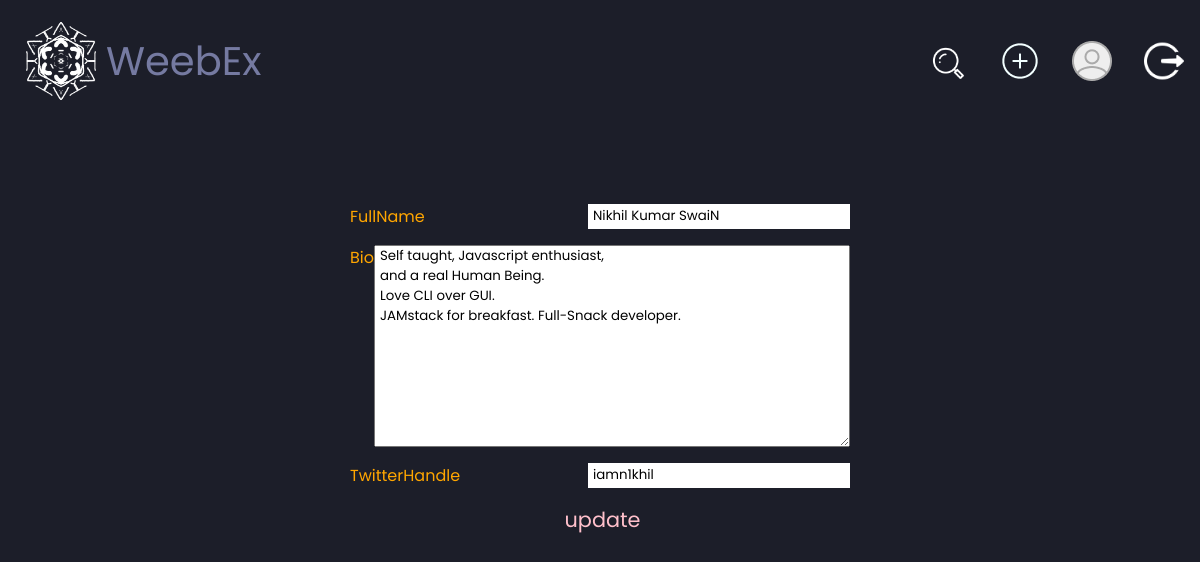
/2/edit (signed in), run on an earlier commit of the app's database.
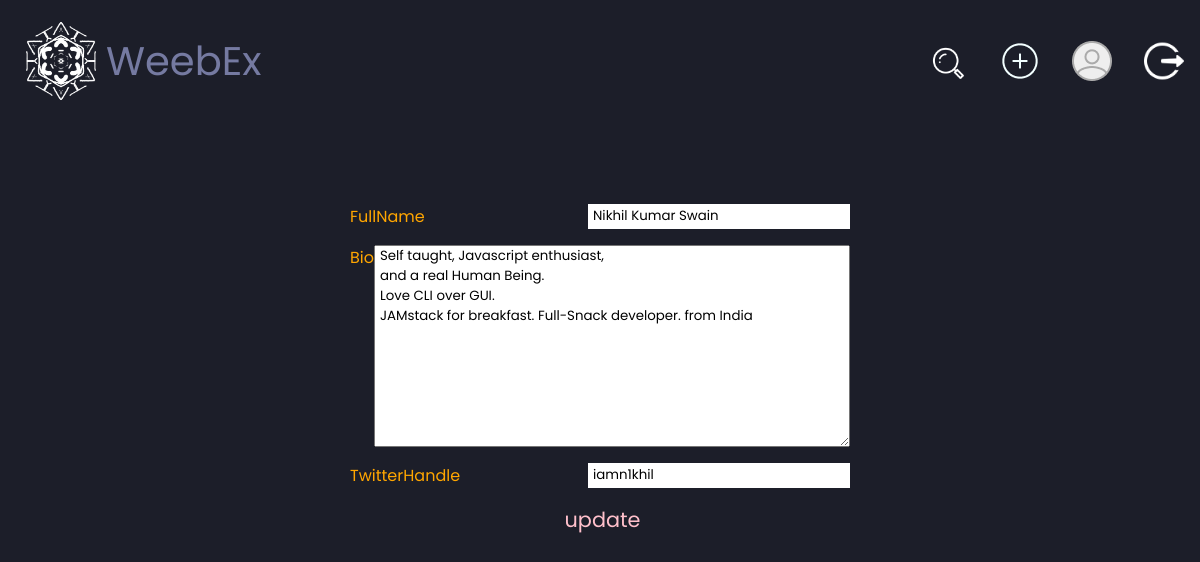
And on a later commit of the database.
### weeb/models.py (models this page shows, shortened)
class Profile(models.Model):
    user = models.OneToOneField(User, on_delete=models.CASCADE, primary_key=True)
    username = models.CharField(max_length=30, help_text='should only contains alphabetic or numeric character.')
    fullName = models.CharField(max_length=60, help_text='60 characters or less.')  # new
    bio = models.TextField(max_length=140, help_text='140 characters or less.', blank=True)  # new
    twitterHandle = models.CharField(max_length=40, help_text='40 characters or less.', blank=True)  # new
    joinedOn = models.DateTimeField(auto_now_add=True)

### weeb/views.py (the view)
# urls.py: path(r'<pk>/edit', views.ProfileEditView.as_view(), name='profileEdit'),
class ProfileEditView(LoginRequiredMixin, generic.UpdateView):
    login_url = 'login'
    model = Profile
    template_name = 'weeb/profile_form.html'
    fields = ['fullName', 'bio', 'twitterHandle']

### weeb/templates/weeb/profile_form.html (shortened to what this page needs)
{% extends 'weeb/base.html' %}
{% block content %}
    <form action="" method="post" enctype="multipart/form-data">
        {% for field in form %}
            <div>
                <span>{{ field.label }}</span>
                {{ field }}
            </div>
        {% endfor %}
        <div id="submit">
            <input type="submit" value="update">
        </div>
    </form>
{% endblock %}

### weeb/templates/weeb/base.html (shortened to what this page needs)
<!DOCTYPE html>
<html lang="en">
<head>
    {% load static %}
    <link rel="stylesheet" type="text/css" href="{% static 'weeb/style/base.css' %}">
    <link rel="stylesheet" type="text/css" href="{% static 'weeb/style/flash_messages.css' %}">
    {% block specific %}
        {% load static %}
    {% endblock %}
</head>
<body>
    <div class="container">
        <nav>
            <div id="logo">
                {% load static %}
                <a {% if user.is_authenticated %} href="{% url 'weeb:index' %}" {% else %} href="" {% endif %}><img src="{% static 'weeb/img/logo.png' %}" alt="logo"></a>
            </div>
            <div class="navBtn">
                {% if user.is_authenticated %}
                <div id="newPostBtn">
                    <a href="{% url 'weeb:search' %}"><img src="{% static 'weeb/img/search.png' %}" alt="new post"></a>
                </div>
                <div id="newPostBtn">
                    <a href="{% url 'weeb:uploadPost' %}"><img src="{% static 'weeb/img/new post.png' %}" alt="new post"></a>
                </div>
                <div id="profileBtn">
                    <a href="{% url 'weeb:profile' user %}"><img src="{% static 'weeb/img/avatar.png' %}" alt="avatar"></a>
                </div>
                <div id="logoutBtn">
                    <a href="{% url 'logout' %}"><img src="{% static 'weeb/img/logout.png' %}" alt="logOut"></a>
                </div>
                {% endif %}
            </div>
        </nav>
        <div class="content">
            {% block content %}
            {% endblock %}
        </div>
    </div>
    {% if messages %}
        {% for message in messages %}
                {% load static %}
        {% endfor %}
    {% endif %}
</body>
</html>

### weeb/static/weeb/style/base.css (style rules this page uses)
:root { --mainBg: #1C1E29; --secBg: #33354B; --Lblue: #01E1E1; --Red: #F06A8C; --greyTxt:#9096B4; --whiteTxt:#F2FFFF; --lPuple: #757AA1; --gold: #FFA600; --DEBUGbg: #D4EDDA; --DEBUGtxt: #52565A; --INFObg: #D1ECF1; --INFOtxt: #2C649F; --SUCCESSbg: #A4F6A7; --SUCCESStxt: #368741; --WARNINGbg: #FFF3CD; --WARNINGtxt: #856404; --ERRORbg: #F8D7DA; --ERRORtxt: #721C24; --postWidth: 500px; --postHeight: 400px; }
* { margin: 0; padding: 0; box-sizing: border-box; color: var(--whiteTxt); font-family: 'Poppins', sans-serif; text-decoration: none; scroll-behavior: smooth; list-style: none }
body { height: 100vh; background-color: var(--mainBg); }
span { color: var(--gold); }
input, input:active, input::selection, input:focus, textarea:focus, select:focus { outline: none; border: none; }
.container { min-height: 100vh; }
nav { padding: 1em; display: flex; justify-content: space-between; align-items: center; }
#logo { width: 90px; }
#logo img { width: 100%; }
#logo::after { content: 'WeebEx'; color: var(--lPuple); font-size: 2.5em; position: absolute; transform: translate(0%, 25%); }
.navBtn { display: flex; gap: 2em; }
.navBtn > div { width: 40px; }
.navBtn img { width: 100%; }

### weeb/static/weeb/style/flash_messages.css (style rules this page uses)
:root { --DEBUGbg: #D4EDDA; --DEBUGtxt: #52565A; --INFObg: #D1ECF1; --INFOtxt: #2C649F; --SUCCESSbg: #A4F6A7; --SUCCESStxt: #368741; --WARNINGbg: #FFF3CD; --WARNINGtxt: #856404; --ERRORbg: #F8D7DA; --ERRORtxt: #721C24; }

### weeb/templates/weeb/profile_form.html (style rules this page uses)
.content { display: grid; place-content: center; height: 60vh; }
form div { display: flex; justify-content: space-between; padding: .5em; }
form input, form textarea { padding-left: 5px; color: black; }
#submit { justify-content: center; }
#submit > input { font-size: 1.3rem; color: pink; cursor: pointer; background: none; }
@media screen and (min-width: 355px) { form { min-width: 350px; } }

What changed in the data, as far as the page shows it:
changed Profile "iamn1khil": fullName "Nikhil Kumar SwaiN" → "Nikhil Kumar Swain"; bio "Self taught, Javascript enthusiast, and a real Human Being. Love CLI over GUI. JAMstack for breakfast. Full-Snack developer." → "Self taught, Javascript enthusiast, and a real Human Being. Love CLI over GUI. JAMstack for breakfast. Full-Snack developer. from India"
